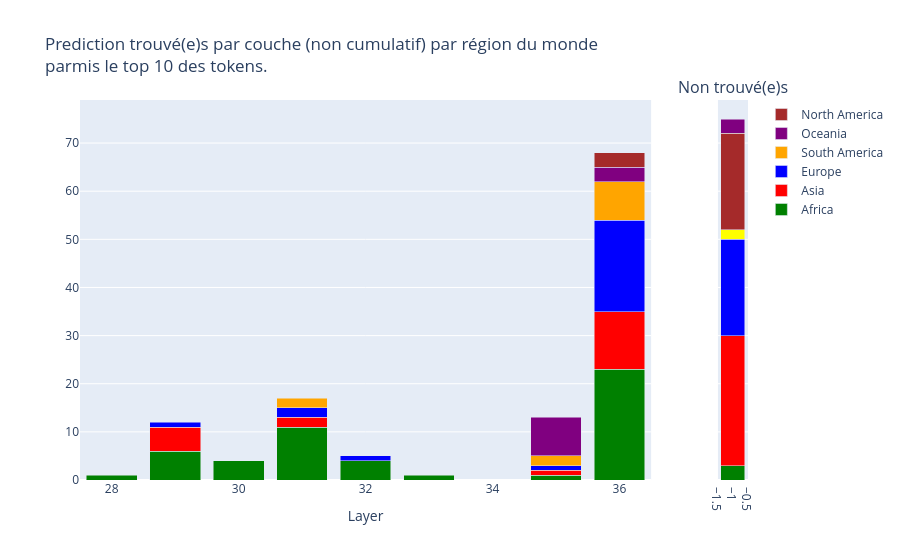

Notebook code cell kept with this figure:
### Code cell
plot_stackbar_region(res)

### Figure 1 — Plotly figure (JSON) as saved in the notebook; plotly's stock layout.template omitted (floating-point values rounded to 4 significant figures)
{"data": [{"hovertext": ["<br>Gambia [ Africa] (text : 1): 0.012 | top 7", "<br>Libya [ Africa] (text : 1): 0.072 | top 1<br>Mali [ Africa] (text : 1): 0.018 | top 2<br>Mauritania [ Africa] (text : 1): 0.046 | top 2<br>Morocco [ Africa] (text : 1): 0.021 | top 5<br>Sudan [ africa] (text : 1): 0.013 | top 3<br>Tunisia [ Africa] (text : 1): 0.026 | top 5", "<br>Burundi [ Africa] (text : 1): 0.016 | top 6<br>Guinea [ Africa] (text : 1): 0.016 | top 8<br>Malawi [ Africa] (text : 1): 0.044 | top 3<br>Somalia [ Africa] (text : 1): 0.053 | top 1", "<br>Egypt [ africa] (text : 1): 0.033 | top 4<br>Eritrea [ Africa] (text : 1): 0.041 | top 3<br>Gabon [ Africa] (text : 1): 0.017 | top 6<br>Guinea-Bissau [ Africa] (text : 1): 0.083 | top 2<br>Liberia [ Africa] (text : 1): 0.039 | top 4<br>Mozambique [ Africa] (text : 1): 0.025 | top 6<br>Niger [ Africa] (text : 1): 0.119 | top 1<br>Rwanda [ Africa] (text : 1): 0.086 | top 2<br>Senegal [ Africa] (text : 1): 0.074 | top 1<br>Sierra Leone [ Africa] (text : 1): 0.027 | top 2<br>Zimbabwe [ Africa] (text : 1): 0.025 | top 6", "<br>Djibouti [ Africa] (text : 1): 0.016 | top 8<br>Ethiopia [ Africa] (text : 1): 0.020 | top 7<br>Kenya [ Africa] (text : 1): 0.016 | top 10<br>Madagascar [ Africa] (text : 1): 0.011 | top 8", "<br>South Sudan [ Africa] (text : 1): 0.018 | top 4", "<br>Democratic Republic of the Congo [ Africa] (text : 1): 0.018 | top 6", "<br>Algeria [Africa] (text : 1): 0.052 | top 3<br>Angola [Africa] (text : 1): 0.137 | top 2<br>Benin [Africa] (text : 1): 0.268 | top 2<br>Botswana [Africa] (text : 1): 0.061 | top 6<br>Burkina Faso [Africa] (text : 1): 0.016 | top 4<br>Cabo Verde [Africa] (text : 1): 0.225 | top 2<br>Cameroon [Africa] (text : 1): 0.097 | top 4<br>Central African Republic [Africa] (text : 1): 0.209 | top 2<br>Chad [Africa] (text : 1): 0.180 | top 2<br>Comoros [Africa] (text : 1): 0.023 | top 4<br>Congo [Africa] (text : 1): 0.168 | top 3<br>Equatorial Guinea [Africa] (text : 1): 0.125 | top 3<br>Eswatini [Africa] (text : 1): 0.028 | top 7<br>Ghana [Africa] (text : 1): 0.010 | top 5<br>Ivory Coast [Africa] (text : 1): 0.086 | top 2<br>Lesotho [Africa] (text : 1): 0.070 | top 4<br>Namibia [Africa] (text : 1): 0.346 | top 1<br>São Tomé and Príncipe [Africa] (text : 1): 0.500 | top 1<br>Seychelles [Africa] (text : 1): 0.013 | top 3<br>Tanzania [Africa] (text : 1): 0.028 | top 5<br>Togo [Africa] (text : 1): 0.107 | top 3<br>Uganda [Africa] (text : 1): 0.022 | top 5<br>Zambia [Africa] (text : 1): 0.018 | top 8"], "marker": {"color": "green"}, "name": "Africa", "showlegend": true, "type": "bar", "x": [28, 29, 30, 31, 32, 33, 35, 36], "xaxis": "x", "y": [1, 6, 4, 11, 4, 1, 1, 23], "yaxis": "y"}, {"hovertext": ["<br>Afghanistan [ Asia] (text : 1): 0.016 | top 6<br>Kuwait [ Asia] (text : 1): 0.014 | top 6<br>Qatar [ Asia] (text : 1): 0.022 | top 5<br>Tajikistan [ Asia] (text : 1): 0.010 | top 7<br>Turkmenistan [ Asia] (text : 1): 0.017 | top 6", "<br>Bahrain [ Asia] (text : 1): 0.014 | top 6<br>Bangladesh [ Asia] (text : 1): 0.017 | top 7", "<br>Kazakhstan [Asia] (text : 1): 0.012 | top 9", "<br>Iran [Asia] (text : 1): 0.011 | top 9<br>Israel [Asia] (text : 1): 0.013 | top 10<br>Jordan [Asia] (text : 1): 0.050 | top 3<br>Laos [Asia] (text : 1): 0.024 | top 4<br>Mongolia [Asia] (text : 1): 0.176 | top 2<br>North Korea [Asia] (text : 1): 0.045 | top 2<br>Singapore [Asia] (text : 1): 0.021 | top 3<br>Sri Lanka [Asia] (text : 1): 0.077 | top 5<br>Syria [Asia] (text : 1): 0.021 | top 6<br>Taiwan [Asia] (text : 1): 0.032 | top 3<br>Timor-Leste [Asia] (text : 1): 0.047 | top 6<br>Uzbekistan [Asia] (text : 1): 0.032 | top 2"], "marker": {"color": "red"}, "name": "Asia", "showlegend": true, "type": "bar", "x": [29, 31, 35, 36], "xaxis": "x", "y": [5, 2, 1, 12], "yaxis": "y"}, {"hovertext": ["<br>North Macedonia [ Europe] (text : 1): 0.010 | top 1", "<br>Malta [ Europe] (text : 1): 0.015 | top 4<br>Slovakia [ Europe] (text : 1): 0.011 | top 6", "<br>Montenegro [ Europe] (text : 1): 0.014 | top 5", "<br>Belarus [ Europe] (text : 1): 0.022 | top 5", "<br>Bulgaria [Europe] (text : 1): 0.210 | top 2<br>Cyprus [Europe] (text : 1): 0.037 | top 6<br>Czech Republic [Europe] (text : 1): 0.023 | top 5<br>Estonia [Europe] (text : 1): 0.046 | top 5<br>Finland [Europe] (text : 1): 0.012 | top 10<br>Hungary [Europe] (text : 1): 0.011 | top 5<br>Iceland [Europe] (text : 1): 0.053 | top 7<br>Latvia [Europe] (text : 1): 0.024 | top 3<br>Liechtenstein [Europe] (text : 1): 0.034 | top 6<br>Lithuania [Europe] (text : 1): 0.024 | top 3<br>Luxembourg [Europe] (text : 1): 0.271 | top 2<br>Moldova [Europe] (text : 1): 0.050 | top 5<br>Monaco [Europe] (text : 1): 0.138 | top 2<br>Netherlands [Europe] (text : 1): 0.100 | top 4<br>San Marino [Europe] (text : 1): 0.130 | top 2<br>Serbia [Europe] (text : 1): 0.047 | top 4<br>Slovenia [Europe] (text : 1): 0.066 | top 4<br>United Kingdom [Europe] (text : 1): 0.014 | top 4<br>Vatican City [Europe] (text : 1): 0.146 | top 3"], "marker": {"color": "blue"}, "name": "Europe", "showlegend": true, "type": "bar", "x": [29, 31, 32, 35, 36], "xaxis": "x", "y": [1, 2, 1, 1, 19], "yaxis": "y"}, {"hovertext": ["<br>Guyana [South, America] (multi tks : 2) : 0.022 | top 9<br>Suriname [South, America] (multi tks : 2) : 0.025 | top 3", "<br>Paraguay [South, America] (multi tks : 2) : 0.035 | top 3<br>Uruguay [South, America] (multi tks : 2) : 0.166 | top 1", "<br>Argentina [South, America] (multi tks : 2) : 0.011 | top 3<br>Bolivia [South, America] (multi tks : 2) : 0.065 | top 4<br>Brazil [South, America] (multi tks : 2) : 0.075 | top 4<br>Chile [South, America] (multi tks : 2) : 0.387 | top 1<br>Colombia [South, America] (multi tks : 2) : 0.021 | top 9<br>Ecuador [South, America] (multi tks : 2) : 0.117 | top 4<br>Peru [South, America] (multi tks : 2) : 0.076 | top 4<br>Venezuela [South, America] (multi tks : 2) : 0.295 | top 1"], "marker": {"color": "orange"}, "name": "South America", "showlegend": true, "type": "bar", "x": [31, 35, 36], "xaxis": "x", "y": [2, 2, 8], "yaxis": "y"}, {"hovertext": ["<br>Fiji [O,ce,ania] (multi tks : 3) : 0.457 | top 1<br>Kiribati [O,ce,ania] (multi tks : 3) : 0.082 | top 2<br>Marshall Islands [O,ce,ania] (multi tks : 3) : 0.079 | top 1<br>Palau [O,ce,ania] (multi tks : 3) : 0.060 | top 4<br>Samoa [O,ce,ania] (multi tks : 3) : 0.484 | top 1<br>Solomon Islands [O,ce,ania] (multi tks : 3) : 0.326 | top 1<br>Tonga [O,ce,ania] (multi tks : 3) : 0.504 | top 1<br>Tuvalu [O,ce,ania] (multi tks : 3) : 0.243 | top 1", "<br>Nauru [O,ce,ania] (multi tks : 3) : 0.054 | top 2<br>Papua New Guinea [O,ce,ania] (multi tks : 3) : 0.078 | top 5<br>Vanuatu [O,ce,ania] (multi tks : 3) : 0.032 | top 4"], "marker": {"color": "purple"}, "name": "Oceania", "showlegend": true, "type": "bar", "x": [35, 36], "xaxis": "x", "y": [8, 3], "yaxis": "y"}, {"hovertext": ["<br>Barbados [North, America] (multi tks : 2) : 0.011 | top 5<br>Mexico [North, America] (multi tks : 2) : 0.037 | top 8<br>United States [North, America] (multi tks : 2) : 0.028 | top 8"], "marker": {"color": "brown"}, "name": "North America", "showlegend": true, "type": "bar", "x": [36], "xaxis": "x", "y": [3], "yaxis": "y"}, {"hovertext": ["[Mauritius]  (Africa)<br>[Nigeria]  (Africa)<br>[South Africa]  (Africa)<br>"], "marker": {"color": "green"}, "name": "Africa", "showlegend": false, "type": "bar", "x": [-1], "xaxis": "x2", "y": [3], "yaxis": "y2"}, {"hovertext": ["[Armenia]  (Asia)<br>[Azerbaijan]  (Asia)<br>[Bhutan]  (Asia)<br>[Brunei]  (Asia)<br>[Cambodia]  (Asia)<br>[China]  (Asia)<br>[Georgia]  (Asia)<br>[India]  (Asia)<br>[Indonesia]  (Asia)<br>[Iraq]  (Asia)<br>[Japan]  (Asia)<br>[Kyrgyzstan]  (Asia)<br>[Lebanon]  (Asia)<br>[Malaysia]  (Asia)<br>[Maldives]  (Asia)<br>[Myanmar]  (Asia)<br>[Nepal]  (Asia)<br>[Oman]  (Asia)<br>[Pakistan]  (Asia)<br>[Palestine]  (Asia)<br>[Philippines]  (Asia)<br>[Saudi Arabia]  (Asia)<br>[South Korea]  (Asia)<br>[Thailand]  (Asia)<br>[United Arab Emirates]  (Asia)<br>[Vietnam]  (Asia)<br>[Yemen]  (Asia)<br>"], "marker": {"color": "red"}, "name": "Asia", "showlegend": false, "type": "bar", "x": [-1], "xaxis": "x2", "y": [27], "yaxis": "y2"}, {"hovertext": ["[Albania]  (Europe)<br>[Andorra]  (Europe)<br>[Austria]  (Europe)<br>[Belgium]  (Europe)<br>[Bosnia and Herzegovina]  (Europe)<br>[Croatia]  (Europe)<br>[Denmark]  (Europe)<br>[France]  (Europe)<br>[Germany]  (Europe)<br>[Greece]  (Europe)<br>[Ireland]  (Europe)<br>[Italy]  (Europe)<br>[Norway]  (Europe)<br>[Poland]  (Europe)<br>[Portugal]  (Europe)<br>[Romania]  (Europe)<br>[Spain]  (Europe)<br>[Sweden]  (Europe)<br>[Switzerland]  (Europe)<br>[Ukraine]  (Europe)<br>"], "marker": {"color": "blue"}, "name": "Europe", "showlegend": false, "type": "bar", "x": [-1], "xaxis": "x2", "y": [20], "yaxis": "y2"}, {"hovertext": ["[Russia]  (Europe/Asia)<br>[Turkey]  (Europe/Asia)<br>"], "marker": {"color": "yellow"}, "name": "Europe/Asia", "showlegend": false, "type": "bar", "x": [-1], "xaxis": "x2", "y": [2], "yaxis": "y2"}, {"hovertext": ["[Antigua and Barbuda]  (North America)<br>[Bahamas]  (North America)<br>[Belize]  (North America)<br>[Canada]  (North America)<br>[Costa Rica]  (North America)<br>[Cuba]  (North America)<br>[Dominica]  (North America)<br>[Dominican Republic]  (North America)<br>[El Salvador]  (North America)<br>[Grenada]  (North America)<br>[Guatemala]  (North America)<br>[Haiti]  (North America)<br>[Honduras]  (North America)<br>[Jamaica]  (North America)<br>[Nicaragua]  (North America)<br>[Panama]  (North America)<br>[Saint Kitts and Nevis]  (North America)<br>[Saint Lucia]  (North America)<br>[Saint Vincent and the Grenadines]  (North America)<br>[Trinidad and Tobago]  (North America)<br>"], "marker": {"color": "brown"}, "name": "North America", "showlegend": false, "type": "bar", "x": [-1], "xaxis": "x2", "y": [20], "yaxis": "y2"}, {"hovertext": ["[Australia]  (Oceania)<br>[Micronesia]  (Oceania)<br>[New Zealand]  (Oceania)<br>"], "marker": {"color": "purple"}, "name": "Oceania", "showlegend": false, "type": "bar", "x": [-1], "xaxis": "x2", "y": [3], "yaxis": "y2"}], "layout": {"annotations": [{"font": {"size": 16}, "showarrow": false, "text": "Non trouvé(e)s", "x": 0.9775, "xanchor": "center", "xref": "paper", "y": 1, "yanchor": "bottom", "yref": "paper"}], "barmode": "stack", "title": {"text": "Prediction trouvé(e)s par couche (non cumulatif) par région du monde<br>parmis le top 10 des tokens."}, "xaxis": {"anchor": "y", "domain": [0, 0.855], "title": {"text": "Layer"}}, "xaxis2": {"anchor": "y2", "domain": [0.955, 1]}, "yaxis": {"anchor": "x", "domain": [0, 1]}, "yaxis2": {"anchor": "x2", "domain": [0, 1], "matches": "y", "showticklabels": false}}}
